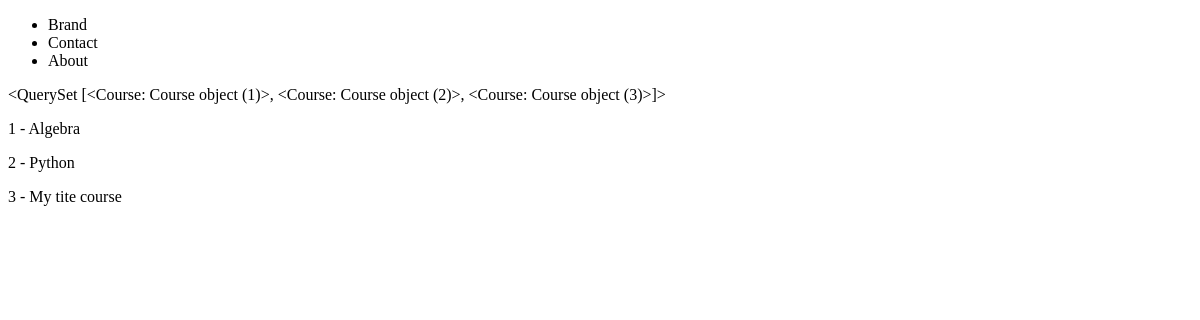
Before: /courses/ with the older database file.
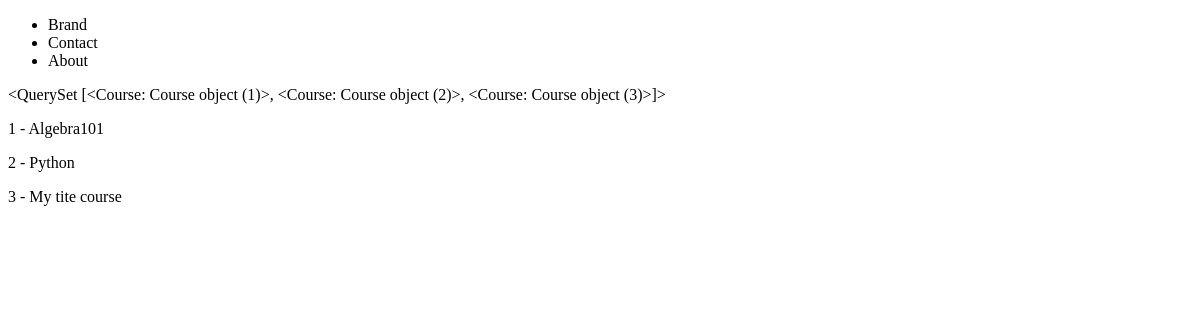
After: the same page with the newer database file.
### courses/models.py (models this page shows)
class Course(models.Model):
	title       = models.CharField(max_length=120)

### courses/views.py (the view)
# urls.py: path('', CourseListView.as_view(), name = 'course-list') ,
class CourseListView(View):
    template_name = 'courses/course_list.html'
    queryset = Course.objects.all()
    def get_queryset(self):
        return self.queryset
    def get(self, request, *args, **kwargs):
        context = {'object_list': self.get_queryset()}
        return render(request, self.template_name, context)

### courses/templates/courses/course_list.html
 {% extends "base.html" %}
{% block content %}
{{ object_list }}
{% for instance in object_list %}
	<p>	{{ instance.id }} - {{ instance.title }}</a> </p>
 {% endfor %}
{% endblock %}

Changed rows visible on the page:
changed Course: title "Algebra" → "Algebra101"
